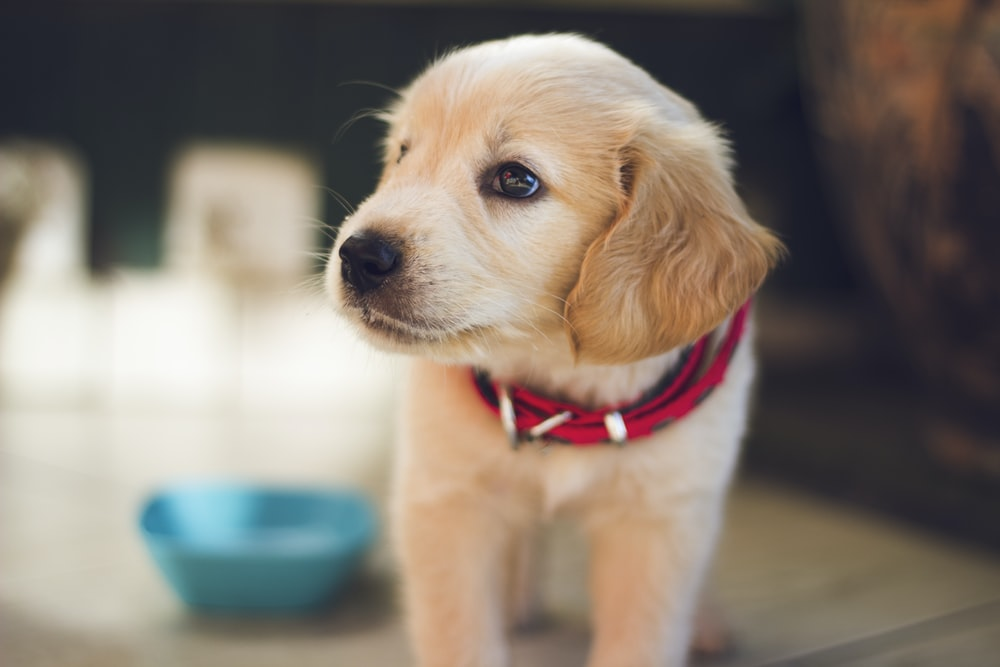
#> input picture Task 4/photo-1507146426996-ef05306b995a.jpg, 1000 x 667 px
$ jupyter execute 'Image to Pencil Sketching.ipynb'   (shell and % lines are left out)
#> lines starting #> are read from the running program, lines starting #| are printed output that depends on the picture
[cell 1]
#Import the depencies
import cv2
import matplotlib.pyplot as plt

[cell 2]
img = cv2.imread("photo-1507146426996-ef05306b995a.jpg")
#> img is the input picture: shape (667, 1000, 3); mean B, G, R 111.7, 122.1, 132.3

[cell 3]
img_rgb = cv2.cvtColor(img, cv2.COLOR_BGR2RGB)
plt.title("Panda")
plt.imshow(img_rgb)
plt.show()

[cell 4]
gray_image =cv2.cvtColor(img, cv2.COLOR_RGB2GRAY)
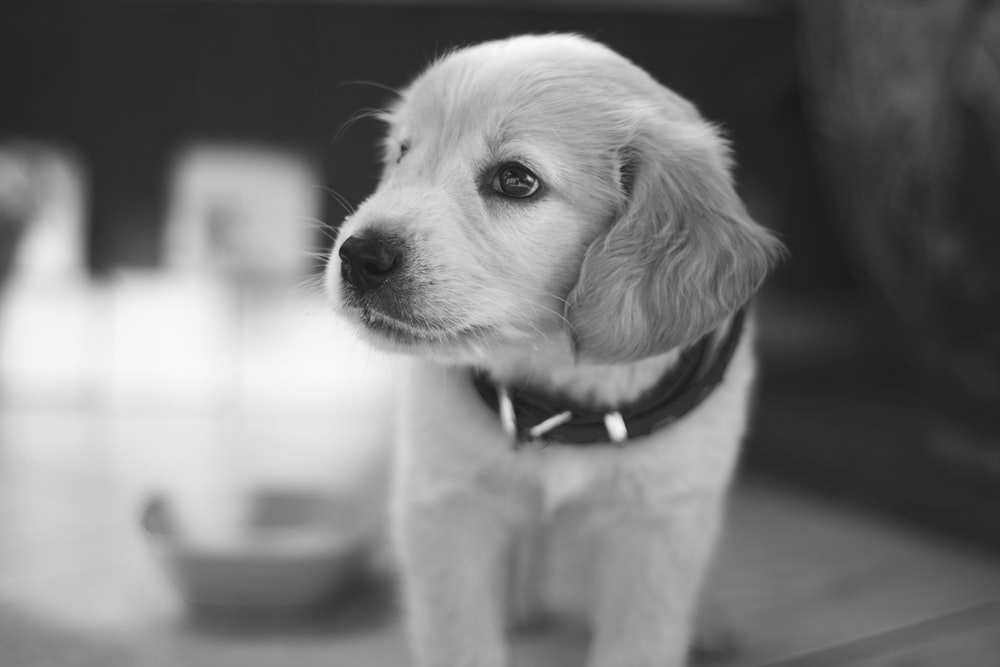
#> gray_image: shape (667, 1000); min 22, max 251, mean 120.2
plt.title("GRAY IMAGE")
plt.imshow(gray_image, cmap='gray')
plt.show()

[cell 5]
invert_image = cv2.bitwise_not(gray_image)
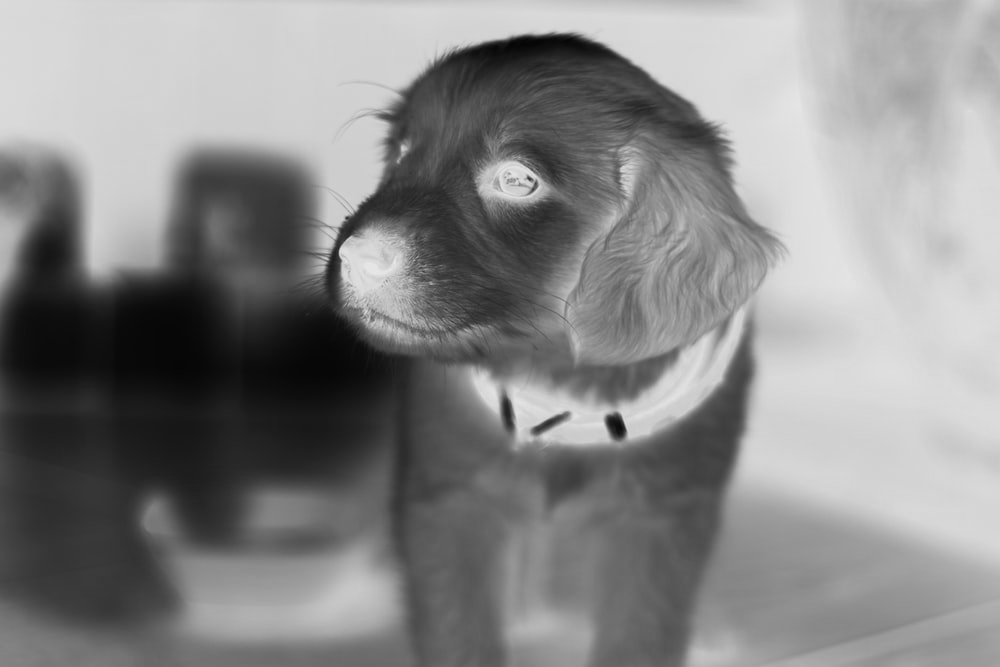
#> invert_image: shape (667, 1000); min 4, max 233, mean 134.8
plt.title("Inverted Image")
plt.imshow(invert_image, cmap='gray')
plt.show()

[cell 6]
img_Blur = cv2.GaussianBlur(invert_image,(111,111),0)
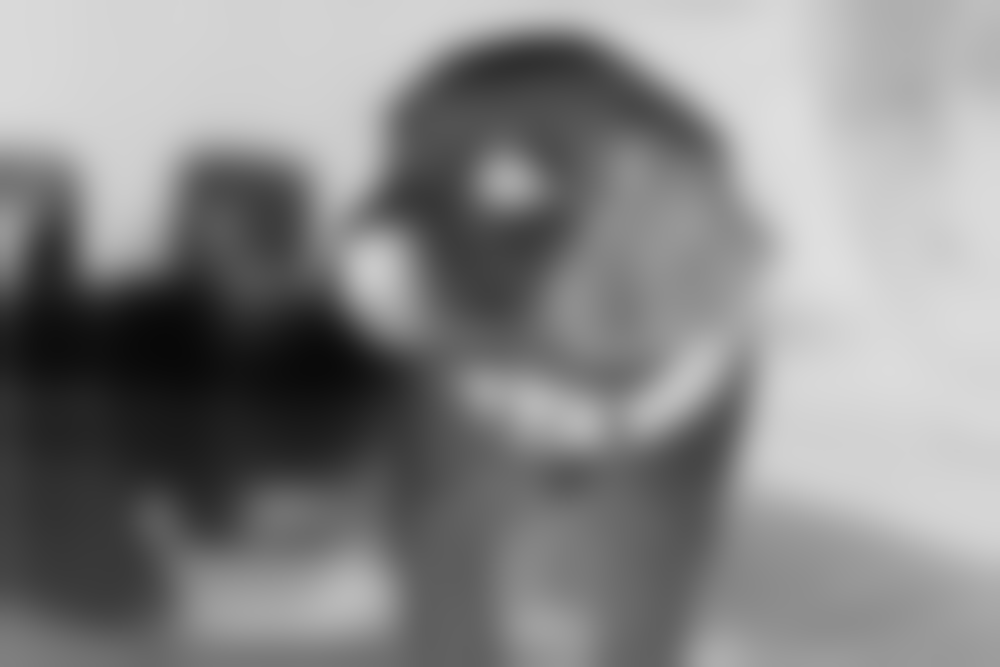
#> img_Blur: shape (667, 1000); min 8, max 223, mean 134.8
plt.title("Blurred Image")
plt.imshow(img_Blur, cmap='gray')
plt.show()

[cell 7]
inv_blur= cv2.bitwise_not(img_Blur)
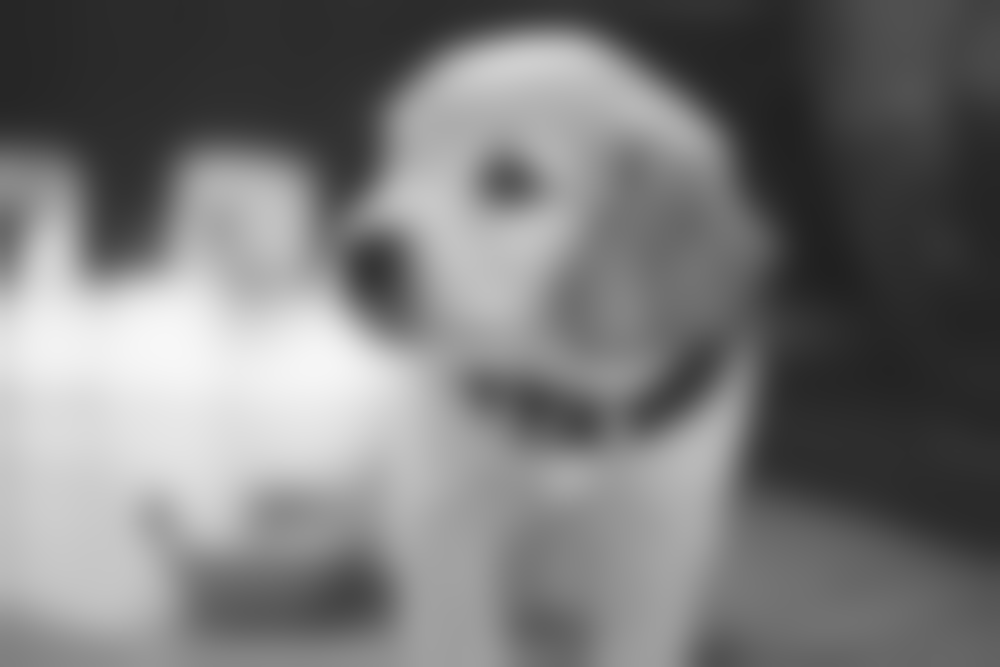
#> inv_blur: shape (667, 1000); min 32, max 247, mean 120.2
plt.title("Inverted Blur Image")
plt.imshow(inv_blur, cmap='gray')
plt.show()

[cell 8]
sketch=cv2.divide(gray_image, inv_blur, scale= 256.0)
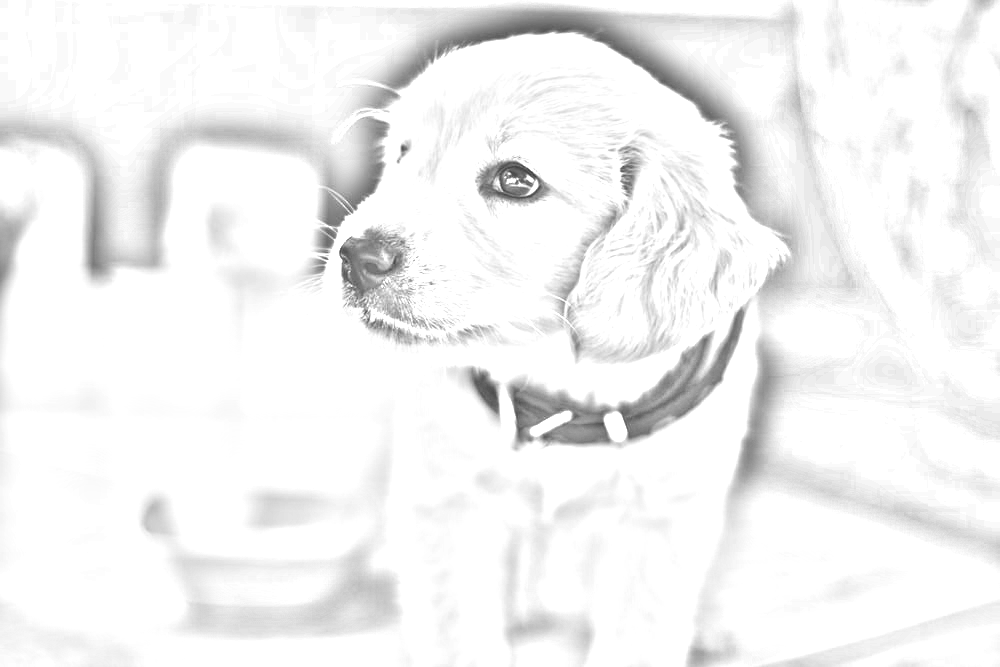
#> sketch: shape (667, 1000); min 61, max 255, mean 242.4
plt.title("Sketch Image")
plt.imshow(sketch, cmap='gray')
plt.show()
